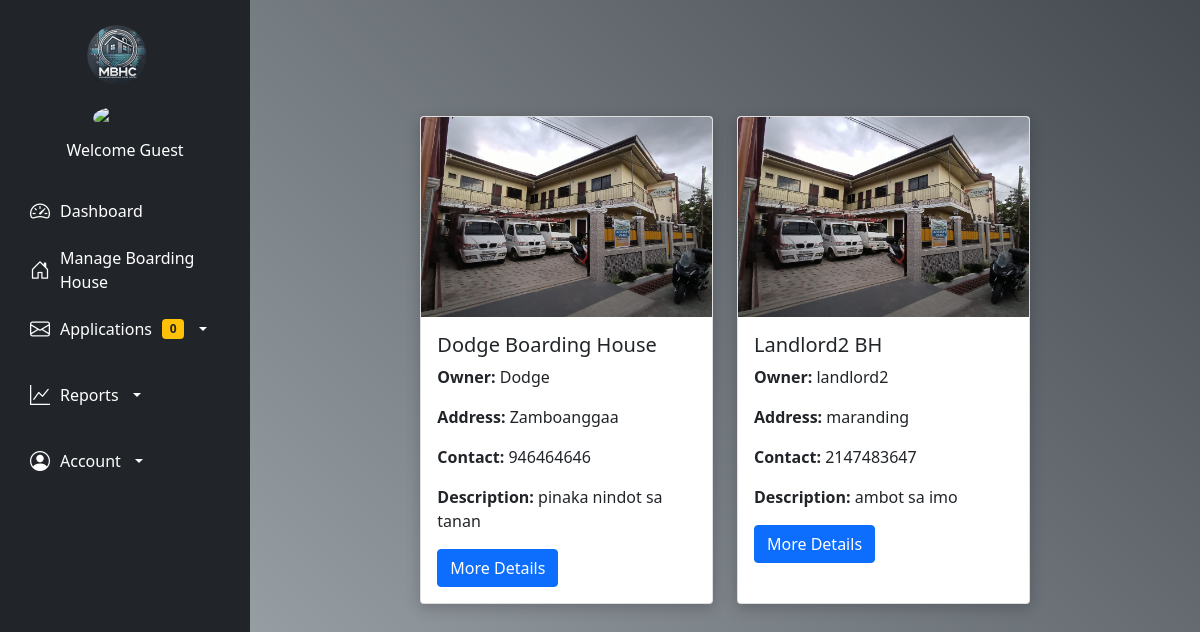
The app's page /manageboardinghouse.php with its own data.
### tables this page shows
CREATE TABLE `boardinghouses` (
  `id` int(11) NOT NULL,
  `owner` varchar(255) NOT NULL,
  `hname` varchar(25) NOT NULL,
  `haddress` varchar(25) NOT NULL,
  `contact_no` int(255) NOT NULL,
  `landlord` varchar(255) NOT NULL
);

CREATE TABLE `documents` (
  `id` int(255) NOT NULL,
  `bar_clear` varchar(255) NOT NULL,
  `bus_per` varchar(255) NOT NULL,
  `image` varchar(255) NOT NULL,
  `hname` varchar(255) NOT NULL,
  `owner` varchar(255) NOT NULL
);

CREATE TABLE `description` (
  `id` int(255) NOT NULL,
  `bh_description` varchar(255) NOT NULL,
  `hname` varchar(255) NOT NULL,
  `owner` varchar(255) NOT NULL
);

### manageboardinghouse.php (the view, shortened to what this page needs)
<?php
require 'php/connection.php';
?>
<!DOCTYPE html>
<html lang="en">
<head>
    <link href="https://cdn.jsdelivr.net/npm/bootstrap@5.0.2/dist/css/bootstrap.min.css" rel="stylesheet">
</head>
<body>
    <?php include 'navadmin.php'; ?>
    <div class="background">
        <div class="row row-cols-1 row-cols-md-3 g-4 justify-content-center row-container">
            <?php
                $query = "SELECT * FROM boardinghouses INNER JOIN documents ON boardinghouses.hname = documents.hname";
                $result = mysqli_query($conn, $query);
                while ($fetch = mysqli_fetch_assoc($result)) :
                    $hname = $fetch['hname'];
            ?>
                <div class="col">
                    <div class="card h-100">
                        <img src="<?php echo $fetch['image']; ?>" class="card-img-top" alt="Boarding House">
                        <div class="card-body">
                            <h5 class="card-title"><?php echo $fetch['hname']; ?></h5>
                            <p class="card-text"><strong>Owner:</strong> <?php echo $fetch['landlord']; ?></p>
                            <p class="card-text"><strong>Address:</strong> <?php echo $fetch['haddress']; ?></p>
                            <p class="card-text"><strong>Contact:</strong> <?php echo $fetch['contact_no']; ?></p>
                            <?php
                            $desquery = "SELECT * FROM description where hname = '$hname'";
                            $desresult = mysqli_query($conn, $desquery);
                            $desfetch = mysqli_fetch_assoc($desresult);
                            ?>
                            <p class="card-text"><strong>Description:</strong> <?php echo $desfetch['bh_description']; ?></p>
                            <div>
                                <?php if (!empty($_SESSION['uname']) && $_SESSION['role'] == 'admin') : ?>
                                    <a href="php/function.php?edit=<?php echo $fetch['id']; ?>" class="btn btn-warning me-2">Update</a>
                                    <button class="btn btn-danger delete" data-href="php/function.php?delete=<?php echo $fetch['id']; ?>" data-bs-toggle="modal" data-bs-target="#confirmDeleteModal">Delete</button>
                                <?php else : ?>
                                    <a href="boardinghouse.php?hname=<?php echo $hname; ?>" class="btn btn-primary">More Details</a>
                                <?php endif; ?>
                            </div>
                        </div>
                    </div>
                </div>
            <?php endwhile; ?>
        </div>
    </div>
</body>
</html>

### manageboardinghouse.php (style rules this page uses)
.background { background: linear-gradient(45deg, #343a40, #aeb5bb, #343a40, #ffffff); background-size: 400% 400%; animation: gradientAnimation 15s ease infinite; min-height: 100vh; background-repeat: no-repeat; background-position: center; display: flex; justify-content: center; align-items: center; flex-direction: column; padding-bottom: 80px; }
.card { border: none; border-radius: 8px; overflow: hidden; box-shadow: 0px 4px 15px rgba(0, 0, 0, 0.2); transition: transform 0.2s ease, box-shadow 0.2s ease; }
.card img { width: 100%; height: 200px; object-fit: cover; }
.row-container { margin-top: 20px; max-width: 1200px; width: 100%; }

### navadmin.php (style rules this page uses)
body { margin-left: 250px; transition: margin-left 0.3s ease; }

### records on screen
boardinghouses: documents.image (picture), documents.hname "Dodge Boarding House", landlord "Dodge", haddress "Zamboanggaa", contact_no "946464646", description.bh_description "pinaka nindot sa tanan"
boardinghouses: documents.image (picture), documents.hname "Landlord2 BH", landlord "landlord2", haddress "maranding", contact_no "2147483647", description.bh_description "ambot sa imo"

### other values on screen
$fetch['fname'] "Guest"
$newReservations "0"
